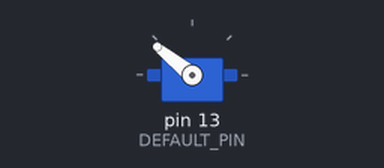
The sketch below on a simulated Arduino Uno, built with avr-gcc and run on an emulated ATmega328P. Parts: servo.

Above: at 0.05 s.
At 39.8 s:
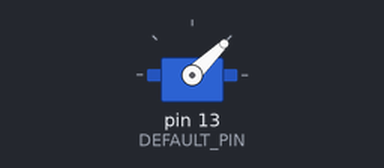
Timing chart, 0 to 78.0 s (numbered marks = the images above):
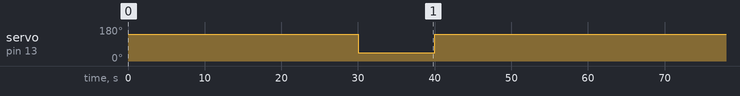

The sketch:

AirBrakesTest.ino
```cpp
/*
 Name:		AirBrakesTest.ino
 Created:	3/5/2016 3:37:47 PM
 Author:	Grant Oberhauser
*/

#include <Servo.h>
#include "AirBrakes.h"

AirBrakes * b;

//Change this pin to whatever pin the airbrake is actually using
int airbrakePin = 13;
int test = 0;

void setup() {

   b = new AirBrakes(airbrakePin);

}

void loop() {

   //The tests take one minute to complete a cycle
   long looptime = millis() % 60000;

   if (looptime < 5000)
      b->setDeploymentPercentage(25);
   else if (looptime < 10000)
      b->setDeploymentPercentage(50);
   else if (looptime < 15000)
      b->setDeploymentPercentage(75);
   else if (looptime < 20000)
      b->setDeploymentPercentage(100);

   else if (looptime < 30000)
      b->setActive(false);
   else if (looptime < 40000)
      b->setActive(true);

   //At 40 seconds, set the airbrakes to deactivated.
   //Turn of the arduino if necessary at this point.
   else
      b->setActive(false);


   b->update();

}
```

AirBrakes.cpp
```cpp
#include "AirBrakes.h"

void AirBrakes::setDeploymentPercentage(int percentage)
{
	//lets just pretend.

	//Some thoughts:
	//This is all going to be math, and setting the linearActuatorGoal to
	//some value in the end. It will all most likely deal with the
	//total surface area available at full flaps deployed, compared
	//to the surface are available at every angle of the flaps.
	//
	//          x
	//       ------
	//       \    |
	//        \   |
	//       h \  | y
	//          \ |
	//           \|
	//
	//       Imagine the --- line is the flaps fully deployed.
	//       At fully deployed, the angle between the rocket and the flap
	//       is 90 degrees. The x above that line is the total length of
	//       the flap at that deployment amount. That is what we are
	//       measuring when we say "deployment percentage". What
	//       percentage of x's full length are we getting? We can relate
	//       the percentage to the angle between the x and y. However, we
	//       should probably take measurments of Jake's spinny
	//       contraption before diving in too far.
	//

  //Ignore above

  linearActuatorGoal = MAX_ACTUATE - MIN_ACTUATE + ((1 - (percentage * 0.01)) * (MAX_ACTUATE - MIN_ACTUATE));


}

int AirBrakes::update()
{
	//This will be fun.

  int tempGoal = linearActuatorGoal;

  if(tempGoal > MAX_ACTUATE)
    tempGoal = MAX_ACTUATE;
  else if(tempGoal < MIN_ACTUATE)
    tempGoal = MIN_ACTUATE;

  if(tempGoal != currentSet && isActive)
  {
    linearActuator->writeMicroseconds(tempGoal);
    currentSet = tempGoal;
  }
  else if(!isActive)
  {
  	linearActuator->writeMicroseconds(MAX_ACTUATE);
    currentSet = MAX_ACTUATE;
  }


  return tempGoal;

}
```

AirBrakes.h
```cpp
#include <Servo.h>
#ifndef AIRBRAKES_H
#define AIRBRAKES_H

#define MAX_ACTUATE 2000
#define MIN_ACTUATE 1000
#define DEFAULT_PIN 13

/**
* This class deals with the airbreaks, and setting
* airbreak deployment amounts.
*/
class AirBrakes
{

public:

   AirBrakes(int pin){ linearActuator = new Servo(); linearActuator->attach(pin); }

   AirBrakes(){ AirBrakes(DEFAULT_PIN); }

   /**
   * Set the deployment percentage here.
   * The PID controller relies on percentage of available force applied.
   * So just put the controller output into here, and you should be good.
   */
   void setDeploymentPercentage(int percentage);

   /**
   * Sets whether or not the braking system should be active or not.
   * If this is set to false, the breaks will be brought in all the
   * way and any attempt to set the deployment percentage will be
   * ignored. (The update function still has to be called to achieve this).
   */
   void setActive(bool a){isActive = a; linearActuatorGoal = 0;}

   /**
   * The linear actuator (or whatever else is being used), needs
   * to be checked up on every cycle to make sure it's at its target.
   * Make sure to call this function to make sure everything is in
   * tip top shape with the actuators (or whatever).
   */
   int update();

private:

   Servo * linearActuator;

   /**
   * The goal we are trying to hit with the actuators.
   */
   int linearActuatorGoal = 0;

   bool isActive = false;

   int currentSet;

};

#endif
```

Measured:
- by itself, servo on pin 13 (DEFAULT_PIN): alternates 141° for 50.0 s and 44° for 10.0 s
